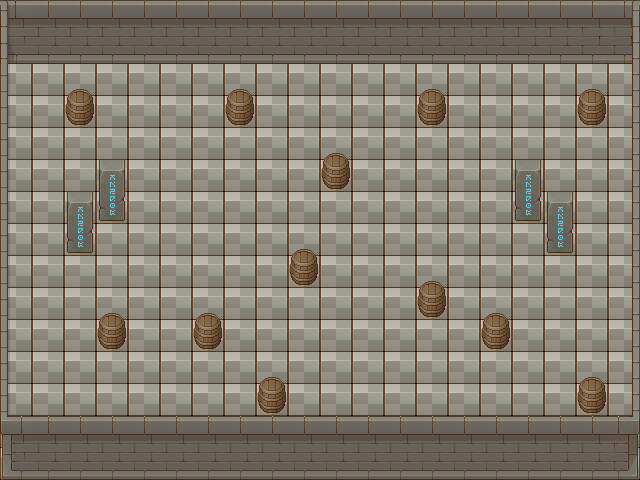

Below is a game level as drawn by its tile map, then a one-line description and the .tmx file that defines it, in full:
An orthogonal 20x15 tile map with 32x32 px tiles, 4 tile layers (Capa de patrones 1, bordes-marco, piedras-marcos, marca-piedras), 5 tilesets and 20 objects.

<map version="1.10" tiledversion="1.11.2" orientation="orthogonal" renderorder="right-down" width="20" height="15" tilewidth="32" tileheight="32" infinite="0" nextlayerid="6" nextobjectid="23">
 <tileset firstgid="1" source="32x32GrassAndDirtPath.tsx" />
 <tileset firstgid="9" source="rocks.tsx" />
 <tileset firstgid="15" source="fence_barbed.tsx" />
 <tileset firstgid="30" source="TX Props.tsx" />
 <tileset firstgid="286" source="TX Tileset Wall.tsx" />
 <layer id="1" name="Capa de patrones 1" width="20" height="15">
  <data encoding="csv">
47,47,47,47,47,47,47,47,47,47,47,47,47,47,47,47,47,47,47,47,
47,47,47,47,47,47,47,47,47,47,47,47,47,47,47,47,47,47,47,47,
47,47,47,47,47,47,47,47,47,47,47,47,47,47,47,47,47,47,47,47,
47,47,47,47,47,47,47,47,47,47,47,47,47,47,47,47,47,47,47,47,
47,47,47,47,47,47,47,47,47,47,47,47,47,47,47,47,47,47,47,47,
47,47,47,47,47,47,47,47,47,47,47,47,47,47,47,47,47,47,47,47,
47,47,47,47,47,47,47,47,47,47,47,47,47,47,47,47,47,47,47,47,
47,47,47,47,47,47,47,47,47,47,47,47,47,47,47,47,47,47,47,47,
47,47,47,47,47,47,47,47,47,47,47,47,47,47,47,47,47,47,47,47,
47,47,47,47,47,47,47,47,47,47,47,47,47,47,47,47,47,47,47,47,
47,47,47,47,47,47,47,47,47,47,47,47,47,47,47,47,47,47,47,47,
47,47,47,47,47,47,47,47,47,47,47,47,47,47,47,47,47,47,47,47,
47,47,47,47,47,47,47,47,47,47,47,47,47,47,47,47,47,47,47,47,
47,47,47,47,47,47,47,47,47,47,47,47,47,47,47,47,47,47,47,47,
47,47,47,47,47,47,47,47,47,47,47,47,47,47,47,47,47,47,47,47
</data>
 </layer>
 <layer id="4" name="bordes-marco" width="20" height="15">
  <data encoding="csv">
307,0,0,0,0,0,0,0,0,0,0,0,0,0,0,0,0,0,0,308,
323,0,324,0,0,0,0,0,0,0,0,0,0,0,0,0,0,0,0,325,
0,0,0,0,0,0,0,0,0,0,0,0,0,0,0,0,0,0,0,0,
0,0,0,0,0,0,0,0,0,0,0,0,0,0,0,0,0,0,0,0,
0,0,0,0,0,0,0,0,0,0,0,0,0,0,0,0,0,0,0,0,
0,0,0,0,0,0,0,0,0,0,0,0,0,0,0,0,0,0,0,0,
0,0,0,0,0,0,0,0,0,0,0,0,0,0,0,0,0,0,0,0,
0,0,0,0,0,0,0,0,0,0,0,0,0,0,0,0,0,0,0,0,
0,0,0,0,0,0,0,0,0,0,0,0,0,0,0,0,0,0,0,0,
0,0,0,0,0,0,0,0,0,0,0,0,0,0,0,0,0,0,0,0,
0,0,0,0,0,0,0,0,0,0,0,0,0,0,0,0,0,0,0,0,
0,0,0,0,0,0,0,0,0,0,0,0,0,0,0,0,0,0,0,0,
0,0,0,0,0,0,0,0,0,0,0,0,0,0,0,0,0,0,0,0,
0,0,0,0,0,0,0,0,0,0,0,0,0,0,0,0,0,0,0,0,
0,0,0,0,0,0,0,0,0,0,0,0,0,0,0,0,0,0,0,0
</data>
 </layer>
 <layer id="2" name="piedras-marcos" width="20" height="15">
  <data encoding="csv">
310,309,309,309,309,309,309,309,309,309,309,309,309,309,309,309,309,309,309,306,
326,324,324,324,324,324,324,324,324,324,324,324,324,324,324,324,324,324,325,321,
319,0,99,0,0,0,0,99,0,0,0,0,0,99,0,0,0,0,99,321,
319,0,115,0,0,0,0,115,0,0,0,0,0,115,0,0,0,0,115,321,
319,0,0,0,0,0,0,0,0,0,99,0,0,0,0,0,0,0,0,321,
319,0,0,85,0,0,0,0,0,0,115,0,0,0,0,0,85,0,0,321,
319,0,85,101,0,0,0,0,0,0,0,0,0,0,0,0,101,85,0,321,
319,0,101,0,0,0,0,0,0,99,0,0,0,0,0,0,0,101,0,321,
319,0,0,0,0,0,0,0,0,115,0,0,0,99,0,0,0,0,0,321,
319,0,0,99,0,0,99,0,0,0,0,0,0,115,0,99,0,0,0,321,
319,0,0,115,0,0,115,0,0,0,0,0,0,0,0,115,0,0,0,321,
319,0,0,0,0,0,0,0,99,0,0,0,0,0,0,0,0,0,99,321,
319,0,0,0,0,0,0,0,115,0,0,0,0,0,0,0,0,0,115,321,
335,336,336,336,336,336,336,336,336,336,336,336,336,336,336,336,336,336,336,337,
351,352,352,352,352,352,352,352,352,352,352,352,352,352,352,352,352,352,352,353
</data>
 </layer>
 <layer id="5" name="marca-piedras" width="20" height="15">
  <data encoding="csv">
0,0,0,0,0,0,0,0,0,0,0,0,0,0,0,0,0,0,0,0,
0,0,0,0,0,0,0,0,0,0,0,0,0,0,0,0,0,0,0,0,
0,0,0,0,0,0,0,0,0,0,0,0,0,0,0,0,0,0,0,0,
0,0,0,0,0,0,0,0,0,0,0,0,0,0,0,0,0,0,0,0,
0,0,0,0,0,0,0,0,0,0,0,0,0,0,0,0,0,0,0,0,
0,0,0,86,0,0,0,0,0,0,0,0,0,0,0,0,86,0,0,0,
0,0,86,102,0,0,0,0,0,0,0,0,0,0,0,0,102,86,0,0,
0,0,102,0,0,0,0,0,0,0,0,0,0,0,0,0,0,102,0,0,
0,0,0,0,0,0,0,0,0,0,0,0,0,0,0,0,0,0,0,0,
0,0,0,0,0,0,0,0,0,0,0,0,0,0,0,0,0,0,0,0,
0,0,0,0,0,0,0,0,0,0,0,0,0,0,0,0,0,0,0,0,
0,0,0,0,0,0,0,0,0,0,0,0,0,0,0,0,0,0,0,0,
0,0,0,0,0,0,0,0,0,0,0,0,0,0,0,0,0,0,0,0,
0,0,0,0,0,0,0,0,0,0,0,0,0,0,0,0,0,0,0,0,
0,0,0,0,0,0,0,0,0,0,0,0,0,0,0,0,0,0,0,0
</data>
 </layer>
 <objectgroup id="3" name="colisiones">
  <object id="1" x="0" y="2" width="640" height="58.6667" />
  <object id="2" x="631.333" y="62.6667" width="8" height="416" />
  <object id="3" x="-1.33333" y="415.333" width="632.606" height="64.303" />
  <object id="4" x="0.375" y="60.625" width="7.375" height="354.875" />
  <object id="5" x="97" y="313" width="29.5" height="36.5" />
  <object id="6" x="193" y="313" width="29.25" height="36.25" />
  <object id="7" x="257.5" y="377.5" width="28.5" height="35.5" />
  <object id="8" x="289.25" y="248.75" width="29.25" height="36.25" />
  <object id="9" x="321.75" y="152.25" width="27.75" height="37" />
  <object id="10" x="226" y="88.5" width="28" height="37" />
  <object id="11" x="66.25" y="88.5" width="27.75" height="36" />
  <object id="12" x="417.75" y="88.75" width="28" height="35.75" />
  <object id="13" x="578" y="88" width="28.5" height="36.5" />
  <object id="14" x="547.25" y="191" width="26" height="62.25" />
  <object id="15" x="514.75" y="158.75" width="26.25" height="62.25" />
  <object id="16" x="419.25" y="282" width="27" height="35.5" />
  <object id="17" x="482.25" y="312.25" width="27.25" height="36.75" />
  <object id="18" x="578.75" y="376" width="26.5" height="37.75" />
  <object id="20" x="99.2727" y="160" width="25.6364" height="60.9091" />
  <object id="21" x="67.0909" y="191.818" width="25.8182" height="61.4545" />
 </objectgroup>
</map>
